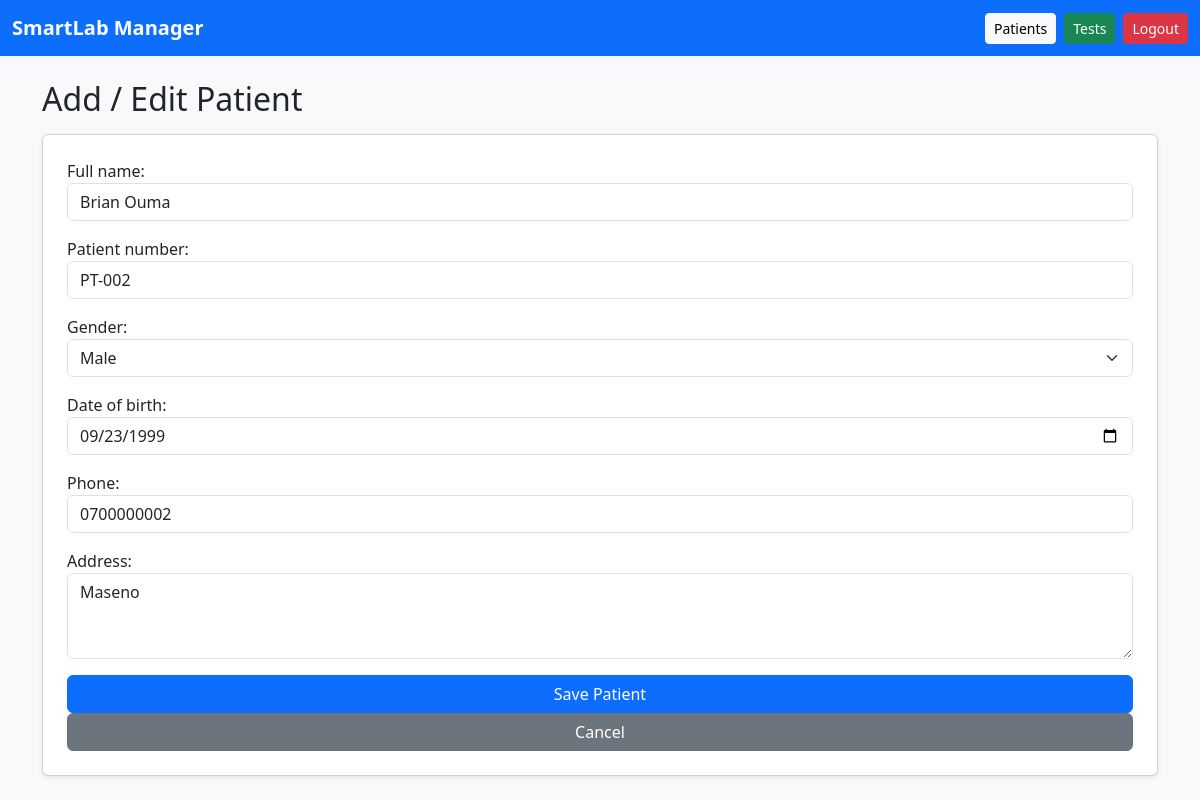
Page /patients/2/edit/ on the committed database.
### apps/patients/models.py (models this page shows, shortened)
class Patient(models.Model):
    full_name = models.CharField(max_length=150)
    patient_number = models.CharField(max_length=50, unique=True)
    gender = models.CharField(max_length=10)
    date_of_birth = models.DateField()
    phone = models.CharField(max_length=20, blank=True, null=True)
    address = models.TextField(blank=True, null=True)
    created_at = models.DateTimeField(auto_now_add=True)
    class Meta:
        ordering = ['-created_at']

### apps/patients/views.py (the view)
# urls.py: path('<int:pk>/edit/', views.patient_update, name='update'),
def patient_update(request, pk):
    patient = get_object_or_404(Patient, pk=pk)
    if request.method == 'POST':
        form = PatientForm(request.POST, instance=patient)
        if form.is_valid():
            form.save()
            messages.success(request, "Patient updated successfully.")
            return redirect('patients:list')
    else:
        form = PatientForm(instance=patient)
    return render(request, 'patients/form.html', {'form': form})

### apps/patients/forms.py (shortened to what this page needs)
class PatientForm(forms.ModelForm):
    class Meta:
        model = Patient
        fields = ['full_name', 'patient_number', 'gender', 'date_of_birth', 'phone', 'address']
        widgets = {
            'full_name': forms.TextInput(attrs={'class': 'form-control'}),
            'patient_number': forms.TextInput(attrs={'class': 'form-control'}),
            'gender': forms.Select(
                attrs={'class': 'form-select'},
                choices=[('Male', 'Male'), ('Female', 'Female'), ('Other', 'Other')]
            ),
            'date_of_birth': DateInput(attrs={'class': 'form-control'}),
            'phone': forms.TextInput(attrs={'class': 'form-control'}),
            'address': forms.Textarea(attrs={'class': 'form-control', 'rows': 3}),
        }

### templates/patients/form.html (shortened to what this page needs)
{% extends "base.html" %}
{% block content %}
<h2 class="mb-3">Add / Edit Patient</h2>
<form method="post" class="card p-4 shadow-sm">
    {{ form.as_p }}
    <button type="submit" class="btn btn-primary">Save Patient</button>
    <a href="{% url 'patients:list' %}" class="btn btn-secondary">Cancel</a>
</form>
{% endblock %}

### rows in the picture
Patient: full_name "Brian Ouma", patient_number "PT-002", gender "Male", date_of_birth "09/23/1999", phone "0700000002", address "Maseno"
